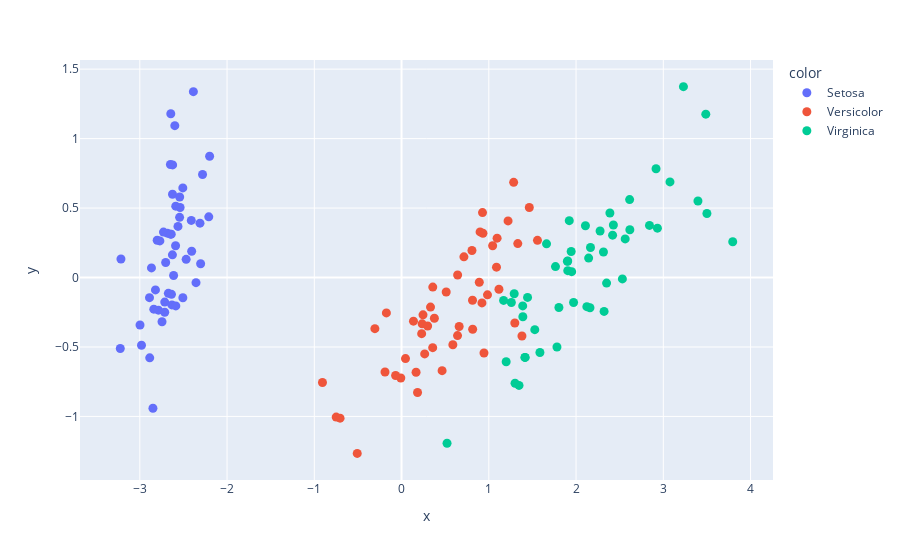

The code cell stored with this chart in its notebook:
### Markdown cell above
# Visualizing data

### Code cell
fig = px.scatter(x=pca_data[:, 0], y=pca_data[:, 1], color=df['variety'])
fig.update_traces(marker=dict(size=9))

fig.show()
